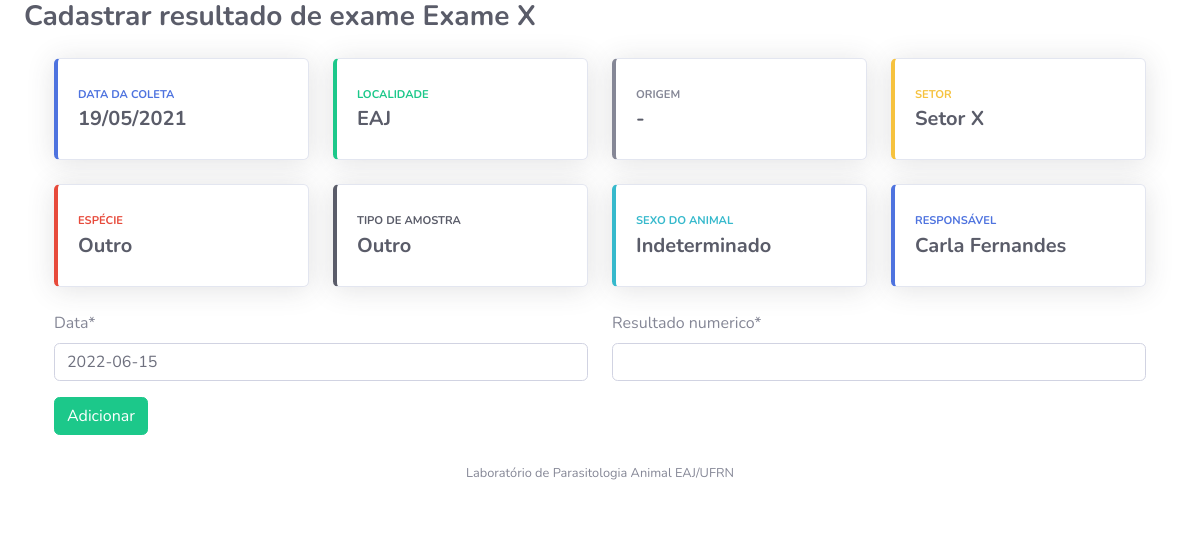
The page /exame/adicionar/75/20 on the database its author committed.
### Amostra/models.py (models this page shows, shortened)
class Amostra(models.Model):
    identificacao = models.CharField(max_length=10)
    origem = models.CharField(max_length=200)
    responsavel = models.ForeignKey(User, on_delete=models.CASCADE, null = True, related_name='amostras')
    localidade = models.ForeignKey(Local, on_delete=models.CASCADE, null = True, related_name='local')
    setor = models.CharField(max_length=200)
    data_coleta = models.DateField(default=date.today)
    tipo_amostra = models.CharField(max_length=2, choices=TIPOS_AMOSTRA, default='OU')
    especie_animal = models.CharField(max_length=2, choices=ESPECIES_ANIMAIS,default='OU')
    sexo_animal = models.CharField(max_length=1, choices=SEXO, default='I')
    status = models.BooleanField(default=True)
    exames = models.ManyToManyField(Exame, through='RealizacaoExame')
    created_at = models.DateField(default=date.today, null=True, blank=True)
    class Meta:
        ordering = ['-data_coleta','-id']

### Local/models.py (models this page shows)
class Local(models.Model):
    nome = models.CharField(max_length=200)
    def __str__(self):
        return self.nome

### Exame/views.py (the view, shortened to what this page needs)
# urls.py: path('adicionar/<int:pk>/<int:exame>', views.adicionar_exame_amostra, name='adicionar_exame_amostra'),
def adicionar_exame_amostra(request, pk, exame):
    amostra = Amostra.objects.get(pk=pk)
    exame_cadastrar = Exame.objects.get(pk=exame)
    tipo = exame_cadastrar.tipo_resultado
    possiveis_resultados = ResultadoExame.objects.filter(exame=exame)
    if request.method == "POST":
        exame_form = RealizacaoExameForm(request.POST, tipo=tipo, exame=exame)
    else:
        exame_form = RealizacaoExameForm(tipo=tipo, exame=exame)
    return render(request, 'Exame/AdicionarExame.html',
                  {'form': exame_form, 'amostra':amostra, 'tipo': tipo, 'exame': exame_cadastrar})

### Exame/forms.py (shortened to what this page needs)
class RealizacaoExameForm(forms.ModelForm):
    def __init__(self, *args, **kwargs):
        self.tipo = kwargs.pop('tipo')
        self.exame = kwargs.pop('exame')
        super().__init__(*args, **kwargs)
        if self.tipo == 'NUM':
            del self.fields['resultado_textual']
        else:
            del self.fields['resultado_numerico']
            self.fields['resultado_textual'] = forms.ChoiceField(
                choices=[(str(o.resultado_textual), str(o.resultado_textual)) for o in ResultadoExame.objects.filter(exame=self.exame)]
            )
    class Meta():
        model = RealizacaoExame
        fields = ('resultado_numerico', 'resultado_textual', 'data')

### Amostra/context_processors.py (called while the page is built)
def amostras_pendentes(request):
    if (request.user.is_authenticated):
        amostras = Amostra.objects.filter(
            responsavel=request.user, status=True,
            data_coleta__lte = date.today()- timedelta(days=10))
    else:
        amostras = Amostra.objects.filter(
            status=True,
            data_coleta__lte = date.today()- timedelta(days=10))
    return {
        'amostras_pendentes_count': amostras.count(),
        'amostras_pendentes': amostras.order_by('data_coleta')
    }

### Exame/models.py (called while the page is built)
    def __str__(self):
        return self.nome

### Usuario/models.py (called while the page is built)
    def __str__(self):
        return "{} {}".format(self.first_name, self.last_name)

### templates/Exame/AdicionarExame.html (shortened to what this page needs)
{% extends "base.html" %}
{% load crispy_forms_tags %}
{% block content %}
  <div class="container">
    <div class="row">
      <div class="col-xl-3 col-md-6 mb-4">
        <div class="card border-left-primary shadow h-100 py-2">
        <div class="card-body">
          <div class="row no-gutters align-items-center">
          <div class="col mr-2">
            <div class="text-xs font-weight-bold text-primary text-uppercase mb-1">Data da coleta</div>
            <div class="h5 mb-0 font-weight-bold text-gray-800">{{amostra.data_coleta|date:"d/m/Y"}}</div>
          </div>
          <div class="col-auto">
            <i class="fas fa-calendar fa-2x text-gray-300"></i>
          </div>
          </div>
        </div>
        </div>
      </div>
      <div class="col-xl-3 col-md-6 mb-4">
        <div class="card border-left-success shadow h-100 py-2">
        <div class="card-body">
          <div class="row no-gutters align-items-center">
          <div class="col mr-2">
            <div class="text-xs font-weight-bold text-success text-uppercase mb-1">Localidade</div>
            <div class="h5 mb-0 font-weight-bold text-gray-800">{{amostra.localidade}}</div>
          </div>
          <div class="col-auto">
            <i class="fas fa-map-marked-alt fa-2x text-gray-300"></i>
          </div>
          </div>
        </div>
        </div>
      </div>
      <div class="col-xl-3 col-md-6 mb-4">
        <div class="card border-left-secondary shadow h-100 py-2">
        <div class="card-body">
          <div class="row no-gutters align-items-center">
          <div class="col mr-2">
            <div class="text-xs font-weight-bold text-secondary text-uppercase mb-1">Origem</div>
            <div class="row no-gutters align-items-center">
            <div class="col-auto">
              <div class="h5 mb-0 mr-3 font-weight-bold text-gray-800">{{amostra.origem}}</div>
            </div>
            </div>
          </div>
          <div class="col-auto">
            <i class="fas fa-warehouse fa-2x text-gray-300"></i>
          </div>
          </div>
        </div>
        </div>
      </div>
      <div class="col-xl-3 col-md-6 mb-4">
        <div class="card border-left-warning shadow h-100 py-2">
        <div class="card-body">
          <div class="row no-gutters align-items-center">
          <div class="col mr-2">
            <div class="text-xs font-weight-bold text-warning text-uppercase mb-1">Setor</div>
            <div class="h5 mb-0 font-weight-bold text-gray-800">{{amostra.setor}}</div>
          </div>
          <div class="col-auto">
            <i class="fas fa-vector-square fa-2x text-gray-300"></i>
          </div>
          </div>
        </div>
        </div>
      </div>
      </div>
      <div class="row">
      <div class="col-xl-3 col-md-6 mb-4">
        <div class="card border-left-danger shadow h-100 py-2">
        <div class="card-body">
          <div class="row no-gutters align-items-center">
          <div class="col mr-2">
            <div class="text-xs font-weight-bold text-danger text-uppercase mb-1">Espécie</div>
            <div class="h5 mb-0 font-weight-bold text-gray-800">{{amostra.get_especie_animal_display}}</div>
          </div>
          <div class="col-auto">
            <i class="fas fa-paw fa-2x text-gray-300"></i>
          </div>
          </div>
        </div>
        </div>
      </div>
      <div class="col-xl-3 col-md-6 mb-4">
        <div class="card border-left-dark shadow h-100 py-2">
        <div class="card-body">
          <div class="row no-gutters align-items-center">
          <div class="col mr-2">
            <div class="text-xs font-weight-bold text-dark text-uppercase mb-1">Tipo de amostra</div>
            <div class="h5 mb-0 font-weight-bold text-gray-800">{{amostra.get_tipo_amostra_display}}</div>
          </div>
          <div class="col-auto">
            <i class="fas fa-syringe fa-2x text-gray-300"></i>
          </div>
          </div>
        </div>
        </div>
      </div>
      <div class="col-xl-3 col-md-6 mb-4">
        <div class="card border-left-info shadow h-100 py-2">
        <div class="card-body">
          <div class="row no-gutters align-items-center">
          <div class="col mr-2">
            <div class="text-xs font-weight-bold text-info text-uppercase mb-1">Sexo do animal</div>
            <div class="row no-gutters align-items-center">
            <div class="col-auto">
              <div class="h5 mb-0 mr-3 font-weight-bold text-gray-800">{{amostra.get_sexo_animal_display}}</div>
            </div>
            </div>
          </div>
          <div class="col-auto">
            <i class="fas fa-venus-mars fa-2x text-gray-300"></i>
          </div>
          </div>
        </div>
        </div>
      </div>
      <div class="col-xl-3 col-md-6 mb-4">
        <div class="card border-left-primary shadow h-100 py-2">
        <div class="card-body">
          <div class="row no-gutters align-items-center">
          <div class="col mr-2">
            <div class="text-xs font-weight-bold text-primary text-uppercase mb-1">Responsável</div>
            <div class="h5 mb-0 font-weight-bold text-gray-800">{{amostra.responsavel}}</div>
          </div>
          <div class="col-auto">
            <i class="fas fa-user fa-2x text-gray-300"></i>
          </div>
          </div>
        </div>
        </div>
      </div>
	  </div>
  </div>
  <div class="container">
    <form method="POST">
      <div class="row">
        <div class="col-6">
          {{ form.data|as_crispy_field }}
        </div>
        <div class="col-6">
          {% if tipo == "TEX" %}
            {{ form.resultado_textual|as_crispy_field }}
          {% else %}
            {{ form.resultado_numerico|as_crispy_field }}
          {% endif %}
        </div>
      </div>
      <input type="submit" class="btn btn-success" value="Adicionar">
    </form>
  </div>
{% endblock %}

### rows shown on the page
Amostra: data_coleta "19/05/2021", localidade "EAJ", origem "-", setor "Setor X", especie_animal "Outro", tipo_amostra "Outro", sexo_animal "Indeterminado", responsavel "Carla Fernandes"
